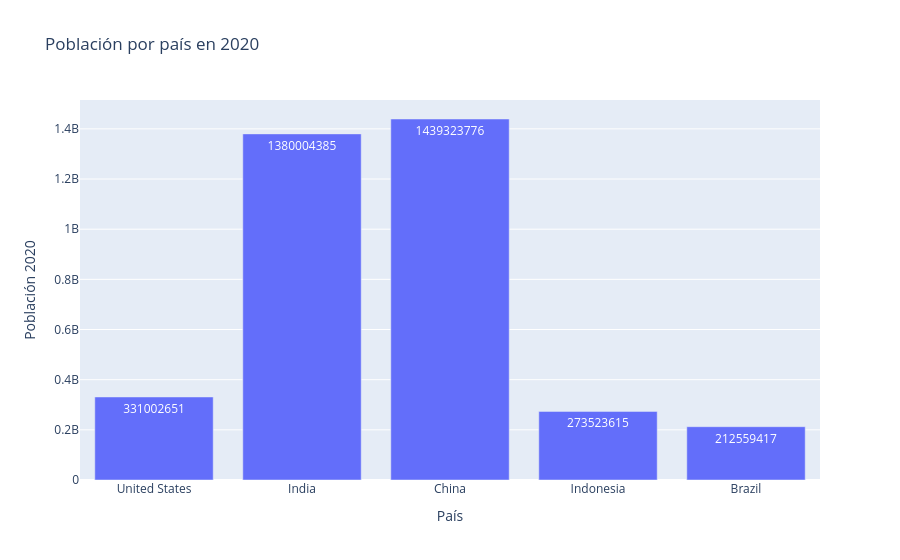

The notebook cell saved with this chart:
### Code cell
fig = px.bar(
    df_pivot_2020,
    x=df_pivot_2020.index,  # categorías en el eje X
    y='2020.0',               # valores
    labels={'x': 'País', '2020': 'Población 2020'},
    title='Población por país en 2020',
    text='2020'            # muestra el valor sobre cada barra
)
fig.update_layout(xaxis_title='País', yaxis_title='Población 2020')
fig.show()

### Figure 1 — Plotly figure (JSON) as saved in the notebook; plotly's stock layout.template omitted (floating-point values rounded to 4 significant figures)
{"data": [{"hovertemplate": "country=%{x}<br>Población 2020=%{text}<extra></extra>", "legendgroup": "", "marker": {"color": "#636efa", "pattern": {"shape": ""}}, "name": "", "orientation": "v", "showlegend": false, "text": [331000000.0, 1380000000.0, 1439000000.0, 273500000.0, 212600000.0], "textposition": "auto", "type": "bar", "x": ["United States", "India", "China", "Indonesia", "Brazil"], "xaxis": "x", "y": [331000000.0, 1380000000.0, 1439000000.0, 273500000.0, 212600000.0], "yaxis": "y"}], "layout": {"barmode": "relative", "legend": {"tracegroupgap": 0}, "title": {"text": "Población por país en 2020"}, "xaxis": {"anchor": "y", "domain": [0, 1], "title": {"text": "País"}}, "yaxis": {"anchor": "x", "domain": [0, 1], "title": {"text": "Población 2020"}}}}
